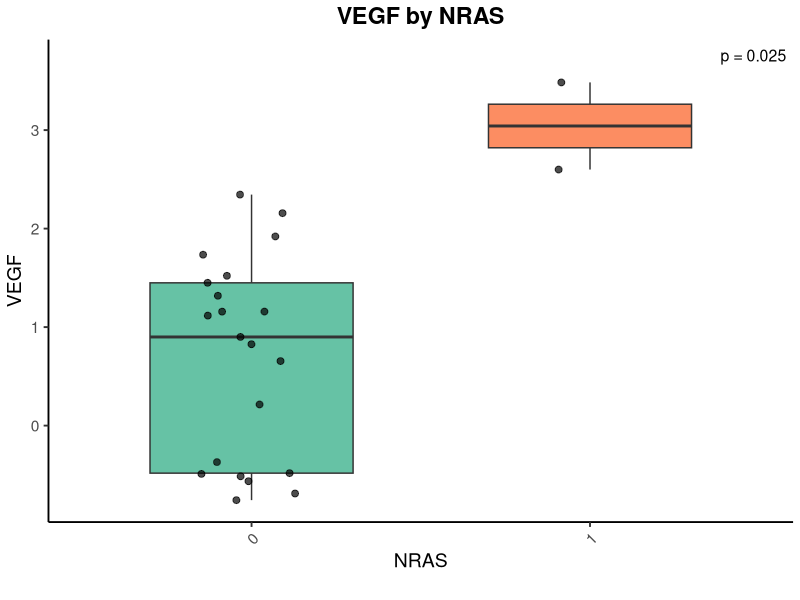
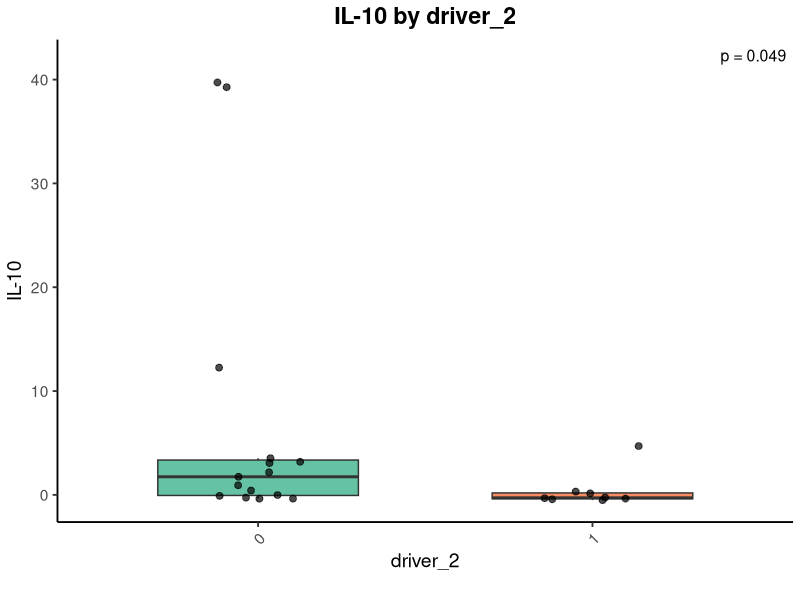
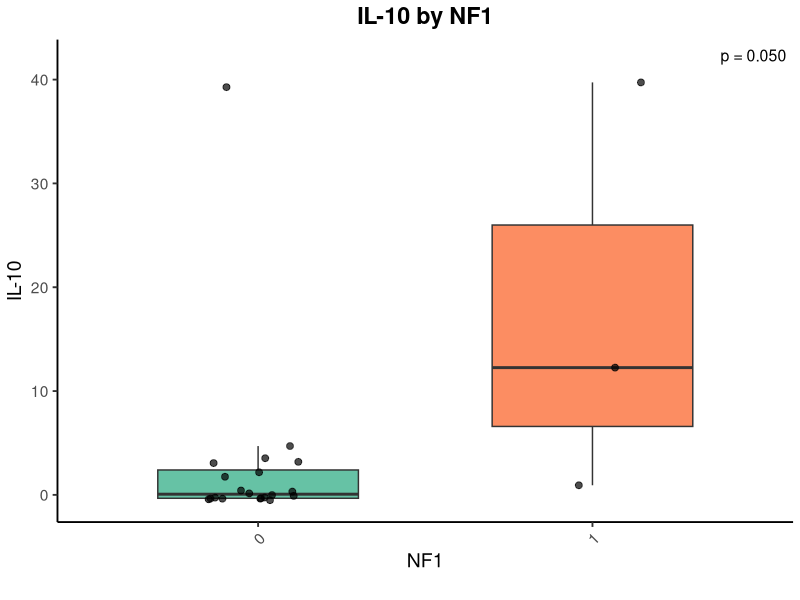
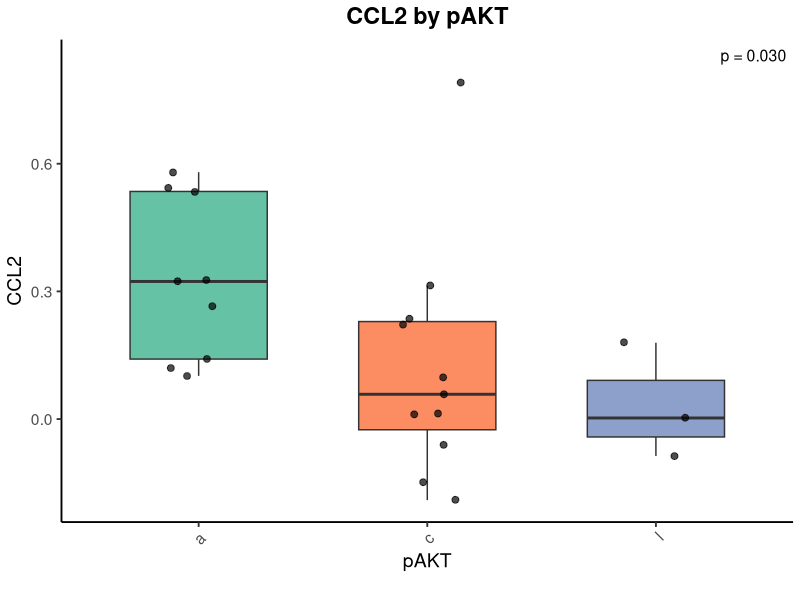
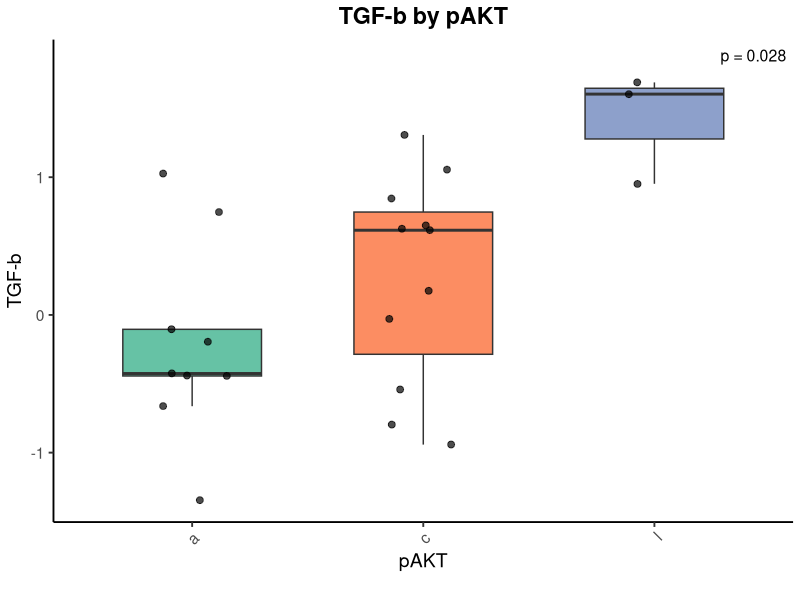

These charts were generated, in order, by the following R code:
# =========================================
# Full Script: Read Data → Run Tests → Extract Exploratory Hits → Boxplots with p‐values
# =========================================

# 0) INSTALL / LOAD PACKAGES ----
# install.packages(c("readr","dplyr","purrr","broom","tidyr","stringr","ggplot2","knitr"))
library(readr)
library(dplyr)
library(purrr)
library(broom)
library(tidyr)
library(stringr)
library(ggplot2)
library(knitr)

# 1) READ & MATCH TREATMENTS ----
cyto <- read_csv("heatmap.csv", show_col_types = FALSE) %>%
  rename(treatment = 1) %>%
  mutate(treatment = str_trim(treatment))
mut  <- read_csv("mutations.csv", show_col_types = FALSE) %>%
  rename(treatment = 1) %>%
  mutate(treatment = str_trim(treatment))

common <- intersect(cyto$treatment, mut$treatment)
cyto   <- filter(cyto,  treatment %in% common)
mut    <- filter(mut,   treatment %in% common)

# 2) MERGE & PREPARE ----
df        <- inner_join(cyto, mut, by = "treatment")
cytokines <- setdiff(names(cyto),  "treatment")
mutations <- setdiff(names(mut),   "treatment")
df        <- mutate(df, across(all_of(mutations), ~ factor(.)))

# 3) RUN NONPARAMETRIC TESTS ----
results <- 
  expand_grid(cytokine = cytokines, mut = mutations) %>%
  mutate(test = map2(cytokine, mut, ~ {
    y <- df[[.x]]  
    x <- df[[.y]]  
    if (nlevels(x) < 2) {
      tibble(method=NA, statistic=NA_real_, p.value=NA_real_)
    } else if (nlevels(x) == 2) {
      tidy(wilcox.test(y ~ x, exact = FALSE))
    } else {
      tidy(kruskal.test(y ~ x))
    }
  })) %>%
  unnest(test) %>%
  select(cytokine, mut, method, statistic, p.value) %>%
  group_by(mut) %>%
  mutate(p.adj = p.adjust(p.value, "BH")) %>%
  ungroup()

# 4) FILTER EXPLORATORY HITS (unadj p < 0.05) ----
exploratory <- filter(results, p.value < 0.05)

# 5) DIRECTION FUNCTION ----
get_direction <- function(df, mut_col, cyto_col) {
  x    <- df[[mut_col]]; y <- df[[cyto_col]]
  lvls <- levels(x)
  if (length(lvls) < 2) return(NA_character_)
  m    <- tapply(y, x, median, na.rm = TRUE)
  if (all(is.na(m))) return(NA_character_)
  hi <- names(which.max(m)); lo <- names(which.min(m))
  paste0("highest in ", mut_col, "=", hi, 
         "; lowest in ", mut_col, "=", lo)
}

# 6) ANNOTATE DIRECTIONS ----
exploratory_dir <- exploratory %>%
  rowwise() %>%
  mutate(direction = get_direction(df, mut, cytokine)) %>%
  ungroup()

# 7) BOXPLOT HELPER (with uncluttered p‐value) ----
plot_mut_cyto <- function(df, mut_col, cyto_col, pval, out_file) {
  dfp <- df %>%
    select(all_of(c(mut_col, cyto_col))) %>%
    rename(mut = all_of(mut_col), cyto = all_of(cyto_col)) %>%
    mutate(mut = factor(mut))
  
  # compute vertical position for p‐value
  y_max <- max(dfp$cyto, na.rm = TRUE)
  y_min <- min(dfp$cyto, na.rm = TRUE)
  y_pos <- y_max + 0.05 * (y_max - y_min)
  
  plt <- ggplot(dfp, aes(x = mut, y = cyto, fill = mut)) +
    geom_boxplot(outlier.shape = NA, width = 0.6) +
    geom_jitter(width = 0.15, alpha = 0.7, size = 2) +
    annotate("text",
             x = Inf, y = y_pos,
             label = paste0("p = ", sprintf("%.3f", pval)),
             hjust = 1.1, vjust = 0,
             size = 4) +
    labs(
      x     = mut_col,
      y     = cyto_col,
      title = paste0(cyto_col, " by ", mut_col)
    ) +
    scale_fill_brewer(palette = "Set2") +
    theme_classic(base_size = 14) +
    theme(
      legend.position = "none",
      axis.text.x     = element_text(angle = 45, hjust = 1),
      plot.title      = element_text(face = "bold", hjust = 0.5),
      plot.margin     = margin(5, 5, 20, 5)
    ) +
    coord_cartesian(clip = "off")
  
  ggsave(out_file, plot = plt, width = 4, height = 4, dpi = 300)
  invisible(plt)
}

# 8) GENERATE & SAVE BOXPLOTS ----
dir.create("mutation_cytokine_boxplots", showWarnings = FALSE)
walk2(
  exploratory_dir$mut,
  exploratory_dir$cytokine,
  ~ {
    mut_col  <- .x
    cyto_col <- .y
    pval     <- exploratory_dir$p.value[
      exploratory_dir$mut == mut_col &
        exploratory_dir$cytokine == cyto_col
    ]
    fn <- file.path("mutation_cytokine_boxplots",
                    paste0(mut_col, "_vs_", cyto_col, ".png"))
    plot_mut_cyto(df, mut_col, cyto_col, pval, fn)
  }
)

# 9) (OPTIONAL) SAVE EXPLORATORY TABLE ----
write_csv(
  exploratory_dir %>% select(mut, cytokine, method, statistic, p.value, direction),
  "exploratory_cytokine_mutation_associations.csv"
)

# ————— POST-HOC PAIRWISE TESTS FOR MULTI-LEVEL MUTATIONS —————

# We’ll use pairwise Wilcoxon with BH correction:
# (you could swap in FSA::dunnTest() if you prefer Dunn’s test)
library(tibble)   # for rownames_to_column()


multi_hits <- exploratory_dir %>% 
  filter(method == "Kruskal-Wallis rank sum test") %>%
  pull(mut) %>% unique()

pairwise_results <- map_dfr(multi_hits, function(mut_col) {
  # find all cytokines tested for this multi‐level mutation
  cyto_list <- exploratory_dir %>% 
    filter(mut == mut_col) %>% 
    pull(cytokine)
  
  map_dfr(cyto_list, function(cyto_col) {
    # subset data to this pair
    dfp <- df %>% select(all_of(c(mut_col, cyto_col))) %>%
      rename(mut = all_of(mut_col), cyto = all_of(cyto_col)) %>%
      mutate(mut = factor(mut))
    
    # run pairwise Wilcoxon with BH
    pw <- pairwise.wilcox.test(
      x              = dfp$cyto, 
      g              = dfp$mut, 
      p.adjust.method= "BH", 
      exact          = FALSE
    )
    
    # tidy up into a long data.frame
    pw$p.value %>%
      as.data.frame() %>%
      rownames_to_column("group1") %>%
      pivot_longer(-group1, names_to = "group2", values_to = "p.adj") %>%
      filter(!is.na(p.adj)) %>%
      mutate(
        mutation = mut_col,
        cytokine = cyto_col
      ) %>%
      select(mutation, cytokine, group1, group2, p.adj)
  })
})

# ————— SAVE PAIRWISE RESULTS —————
write_csv(pairwise_results, "pairwise_posthoc_mutation_cytokine.csv")

# ————— OPTIONAL: VIEW A SAMPLE —————
print(pairwise_results)
